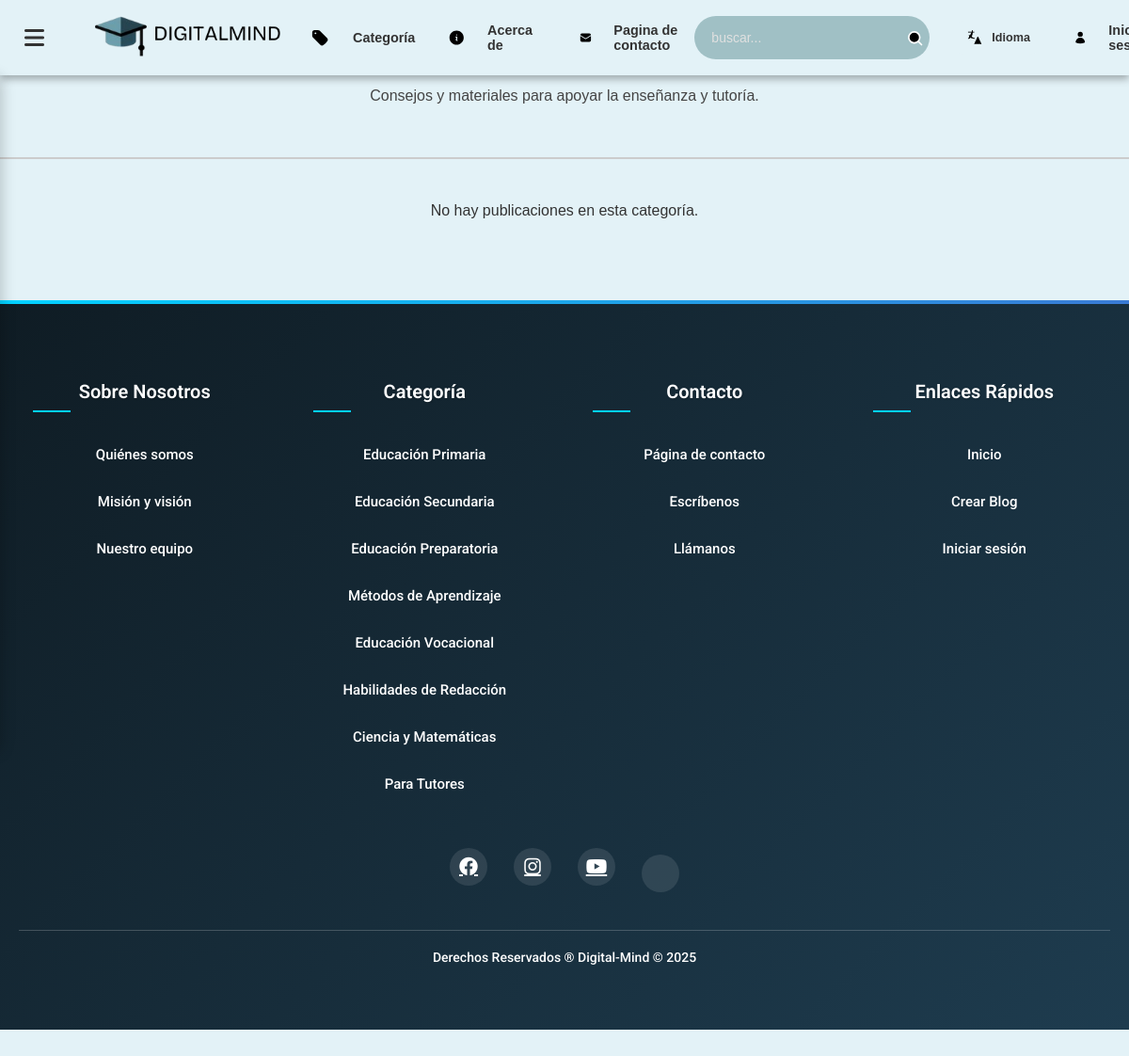
The app's page /PHP/categoria.php?id=12, older data.
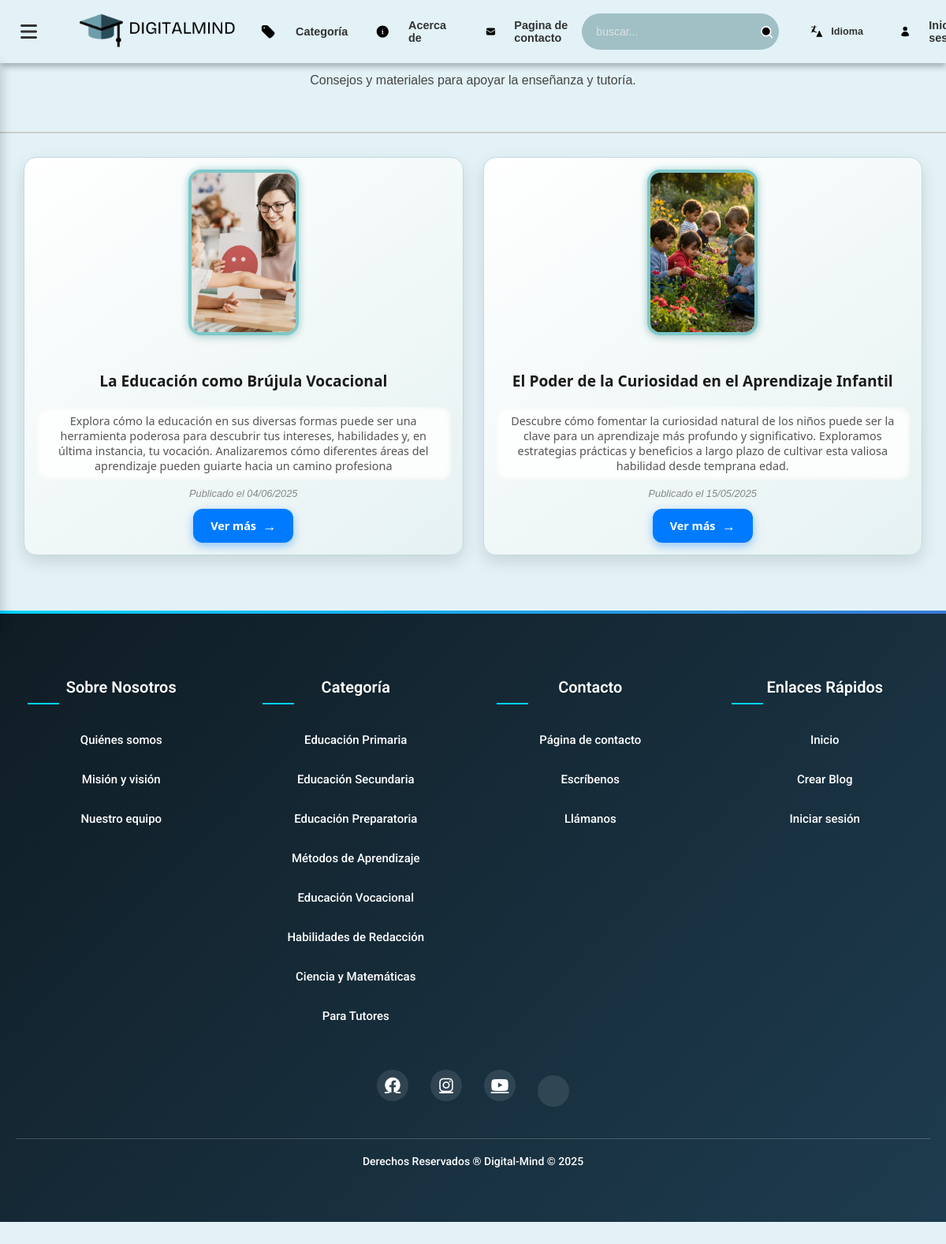
The same page, newer data.
### tables this page shows
CREATE TABLE `categoria` (
  `id` int(11) NOT NULL,
  `nombre` varchar(100) NOT NULL,
  `descripcion_corta` varchar(255) DEFAULT NULL,
  `imagen` varchar(255) DEFAULT NULL
);

CREATE TABLE `publicaciones_2` (
  `id` int(11) NOT NULL,
  `titular` varchar(255) NOT NULL,
  `fecha` date NOT NULL,
  `descripcion_corta` varchar(255) NOT NULL,
  `contenido` text NOT NULL,
  `referencia` varchar(255) NOT NULL,
  `imagen` varchar(255) DEFAULT NULL COMMENT 'Ruta/nombre del archivo de imagen',
  `categoria` varchar(50) NOT NULL,
  `fecha_creacion` timestamp NOT NULL DEFAULT current_timestamp(),
  `total_ratings` int(11) DEFAULT 0,
  `rating_count` int(11) DEFAULT 0,
  `mensaje` varchar(255) NOT NULL,
  `estado` enum('publicado','archivado') DEFAULT 'publicado',
  `categoria_id` int(11) DEFAULT NULL
);

### PHP/categoria.php (the view, shortened to what this page needs)
<?php
include 'blog_db.php';
include 'header.php';
include 'dashboard.php';
$categoria_id = isset($_GET['id']) ? intval($_GET['id']) : 0;
$sql_cat = "SELECT nombre, descripcion_corta, imagen FROM categoria WHERE id = $categoria_id";
$res_cat = $conn->query($sql_cat);
$row_cat = $res_cat->fetch_assoc();
$descripcionCategoria = $row_cat['descripcion_corta'];
$tituloCategoria = $row_cat['nombre'];
$sql = "SELECT * FROM publicaciones_2 WHERE categoria_id = $categoria_id AND estado = 'publicado' ORDER BY fecha DESC";
$resultado = $conn->query($sql);
?>
<!DOCTYPE html>
<html lang="es">
<head>
  <link rel="stylesheet" href="../css/style.css">
</head>
<body>
  <div class="categoria-banner">
    <h1><?php echo $tituloCategoria; ?></h1>
    <?php if (!empty($descripcionCategoria)): ?>
      <p style="color:#444;"><?= htmlspecialchars($descripcionCategoria) ?></p>
    <?php endif; ?>
  </div>
  <div class="categoria-content">
    <?php if ($resultado->num_rows > 0): ?>
        <?php while ($fila = $resultado->fetch_assoc()): ?>
          <div class="blog-card">
            <?php if (!empty($fila['imagen'])): ?>
              <img src="IMG/<?php echo htmlspecialchars($fila['imagen']); ?>" alt="Imagen del post">
            <?php endif; ?>
            <h2><?php echo htmlspecialchars($fila['titular']); ?></h2>
            <p><?php echo htmlspecialchars($fila['descripcion_corta']); ?></p>
            <div class="fecha">Publicado el <?php echo date('d/m/Y', strtotime($fila['fecha'])); ?></div>
            <a class="ver-mas" href="post_completo.php?id=<?php echo $fila['id']; ?>">Ver más</a>
          </div>
        <?php endwhile; ?>
    <?php else: ?>
        <p style="text-align:center;">No hay publicaciones en esta categoría.</p>
    <?php endif; ?>
  </div>
</body>
</html>
<?php
include 'footer.php';
?>

### PHP/header.php (shortened to what this page needs)
<!DOCTYPE html>
<html lang="es">
<head>
<!DOCTYPE html>
<html lang="es">
<head>
  <link rel="stylesheet" href="../css/search.css">
  <link rel="stylesheet" href="https://cdnjs.cloudflare.com/ajax/libs/font-awesome/6.4.0/css/all.min.css">
</head>
<body>
  <header class="page-header-footer sliding-header" id="slidingHeader">
    <div class="page-container">
      <div class="header-left">
        <div class="logo">
          <a href="index.php">
            <img src="../images/Logo_Mk2.png" alt="Logo de DIGITALMIND">
          </a>
        </div>
        <div class="header-actions-left">
          <div class="action-container dropdown">
            <a href="categorias.php">Categoría</a>
          </div>
        <div class="action-container">
            <a href="about_us.php">Acerca de</a>
        </div>
      </div>
            <div class="action-container">
            <a href="contact_page.php">Pagina de contacto</a>
        </div>
      </div>
      <div class="action-container search-container">
<link rel="stylesheet" href="../css/barra_busqueda.css">
<form id="search-form" action="buscar.php" method="GET" class="barra-busqueda">
  <input type="text" name="q" placeholder="buscar..." autocomplete="off" required />
  <button type="submit">
    <svg xmlns="http://www.w3.org/2000/svg" fill="none" viewBox="0 0 24 24" stroke="white" width="20" height="20">
      <path stroke-linecap="round" stroke-linejoin="round" stroke-width="2" d="M21 21l-4.35-4.35m0 0a7 7 0 1 0-9.9-9.9 7 7 0 0 0 9.9 9.9z" />
    </svg>
  </button>
</form>
</div>
      </div>
          <div class="traducir">
            <div class="action-container">
              <button id = "toggle-translate">
                  <span>Idioma</span>
              </button>
            </div>
      </div>
<div class="header-right">
  <?php if (isset($_SESSION['usuario']) || isset($_SESSION['admin'])): ?>
    <div class="action-container user-logged">
      <a href="../PHP/perfil.php">
        <img
        src="<?php
          if (isset($_SESSION['usuario_avatar']) && !empty($_SESSION['usuario_avatar'])) {
              echo '/digital-mind/' . htmlspecialchars($_SESSION['usuario_avatar']);
          } else {
              echo '../images/profile_picture.png';
          }
        ?>"
        alt="Foto de perfil" class="profile-pic">
        <span class="username">
          <?php
            if (isset($_SESSION['admin_nombre'])) {
                echo htmlspecialchars($_SESSION['admin_nombre']);
            } elseif (isset($_SESSION['usuario_nombre'])) {
                echo htmlspecialchars($_SESSION['usuario_nombre']);
            } elseif (isset($_SESSION['usuario']['nombre'])) {
                echo htmlspecialchars($_SESSION['usuario']['nombre']);
            } else {
                echo "Usuario";
            }
          ?>
        </span>
      </a>
    </div>
    <?php if (isset($_SESSION['admin'])): ?>
      <div class="action-container">
<a href="crud.php">
  <svg xmlns="http://www.w3.org/2000/svg" width="18" height="18" fill="currentColor" viewBox="0 0 24 24" style="vertical-align: middle; margin-right: 6px;">
    <path d="M3 13h8V3H3v10zm0 8h8v-6H3v6zm10 0h8V11h-8v10zm0-18v6h8V3h-8z"/>
  </svg>
  Panel Admin
</a>
      </div>
    <?php endif; ?>
    <div class="action-container">
      <a href="../PHP/logout.php" class="logout-button">Cerrar sesión</a>
    </div>
  <?php else: ?>
    <div class="action-container">
      <a href="../PHP/register.php">Iniciar sesión</a>
    </div>
  <?php endif; ?>
</div>
</header>

### PHP/dashboard.php (shortened to what this page needs)
<link rel="stylesheet" href="https://cdnjs.cloudflare.com/ajax/libs/font-awesome/6.4.0/css/all.min.css">

### PHP/footer.php (shortened to what this page needs)
<html>
 <footer>
 <div class="footer-content">
    <div class="footer-links">
      <div class="footer-column">
        <h4>Sobre Nosotros</h4>
        <ul>
          <li><a href="about_us.php">Quiénes somos</a></li>
          <li><a href="about_us.php#mision-vision">Misión y visión</a></li>
          <li><a href="about_us.php#equipo">Nuestro equipo</a></li>
        </ul>
      </div>
      <div class="footer-column">
        <h4>Categoría</h4>
        <ul>
          <li><a href="categoria.php?id=5">Educación Primaria</a></li>
          <li><a href="categoria.php?id=6">Educación Secundaria</a></li>
          <li><a href="categoria.php?id=7">Educación Preparatoria</a></li>
          <li><a href="categoria.php?id=8">Métodos de Aprendizaje</a></li>
          <li><a href="categoria.php?id=12">Educación Vocacional</a></li>
          <li><a href="categoria.php?id=10">Habilidades de Redacción</a></li>
          <li><a href="categoria.php?id=11">Ciencia y Matemáticas</a></li>
          <li><a href="categoria.php?id=12">Para Tutores</a></li>
        </ul>
      </div>
      <div class="footer-column">
        <h4>Contacto</h4>
        <ul>
          <li><a href="contact_page.php">Página de contacto</a></li>
          <li><a href="mailto:digitalmindsocial@gmail.com">Escríbenos</a></li>
          <li><a href="tel:+3141278485392">Llámanos</a></li>
        </ul>
      </div>
      <div class="footer-column">
        <h4>Enlaces Rápidos</h4>
        <ul>
          <li><a href="index.php">Inicio</a></li>
          <li><a href="blog_add.php">Crear Blog</a></li>
          <li><a href="login.php">Iniciar sesión</a></li>
        </ul>
      </div>
    </div>
    <div class="social-icons">
      <a href="https://www.facebook.com/share/197WiYUdQW/?mibextid=wwXIfr" target="_blank" rel="noopener"><i class="fab fa-facebook"></i></a>
      <a href="https://www.instagram.com/min_ddigital?igsh=MXNvOHhwZXd1MjRnag==&utm_source=ig_contact_invite" target="_blank" rel="noopener"><i class="fab fa-instagram"></i></a>
      <a href="https://www.youtube.com/@DIgitalMind-k2k9y" target="_blank" rel="noopener"><i class="fab fa-youtube"></i></a>
      <a href="https://x.com/Digital_Mind_so" target="_blank" rel="noopener"><i class="fab fa-x-twitter"></i></a>
    </div>
    <p>Derechos Reservados &reg; Digital-Mind &copy; <?php echo date('Y'); ?></p>
  </div>
</footer>
</html>

### css/search.css (style rules this page uses)
.search-container { margin-right: 20px; }
.sliding-header { background-color: #e3f2f7; display: flex; align-items: center; justify-content: space-between; height: 80px; width: 100%; position: fixed; top: 0; left: 0; z-index: 2500; box-shadow: 0 4px 8px rgba(0, 0, 0, 0.3); transition: top 0.3s ease-in-out; padding: 0 20px; }
.page-container { width: 90%; display: flex; justify-content: space-between; align-items: center; height: 100%; }
.header-left { display: flex; align-items: center; gap: 30px; }
.header-right { display: flex; align-items: center; gap: 30px; }
.logo { display: flex; align-items: center; }
.logo img { max-width: 200px; max-height: 50px; object-fit: contain; }
.header-actions-left { display: flex; align-items: center; gap: 20px; }
.action-container { display: flex; align-items: center; gap: 8px; }
.action-container svg { fill: #000000; width: 20px; height: 20px; }
.action-container a, .action-container span { text-decoration: none; color: #333; font-weight: bold; font-size: 0.9em; }
.action-container a, .action-container button { display: inline-flex; align-items: center; justify-content: center; gap: 6px; padding: 8px 15px; border: none; border-radius: 20px; background-color: transparent; color: #333; font-weight: bold; text-decoration: none; cursor: pointer; transition: background-color 0.3s ease, transform 0.2s ease; }
#toggle-translate { padding: 8px 16px; font-size: 14px; cursor: pointer; border: none; background-color: #e3f2f7; color: white; border-radius: 20px; transition: background-color 0.3s ease, transform 0.2s ease; }
.traducir { margin-right: 30px; }
.dropdown { position: relative; }

### css/barra_busqueda.css (style rules this page uses)
.barra-busqueda { display: flex; align-items: center; background-color: #a0c0c5; border-radius: 25px; padding: 5px 10px; width: 250px; margin: 0 auto; }
.barra-busqueda input[type="text"] { border: none; outline: none; background: transparent; padding: 8px; color: white; font-size: 14px; flex-grow: 1; }
.barra-busqueda input::placeholder { color: #e0e0e0; }
.barra-busqueda button { background: none; border: none; color: white; font-size: 18px; cursor: pointer; }

### css/style.css (style rules this page uses)
html { scroll-behavior: smooth; }
* { box-sizing: border-box; }
body { font-family: 'Arial', sans-serif; margin: 0; padding: 0; background-color: #e3f2f7; color: #333; }
.sliding-header { background-color: #e3f2f7; display: flex; align-items: center; justify-content: space-between; height: 80px; width: 100%; position: fixed; top: 0; left: 0; z-index: 2500; box-shadow: 0 4px 8px rgba(0, 0, 0, 0.3); transition: top 0.3s ease-in-out; padding: 0 20px; }
.logo { display: flex; align-items: center; }
.logo img { max-width: 200px; max-height: 60px; object-fit: contain; }
.action-container { display: flex; align-items: center; gap: 8px; }
.action-container svg { fill: #000000; width: 24px; height: 20px; }
.action-container a, .action-container span { text-decoration: none; color: #333; font-weight: bold; font-size: 0.9em; }
h1, h2, h3, h4, h5, h6, footer, .most-recent { text-align: center; font-size: 2em; margin: 30px 0; color: #333; font-weight: bold; }
.header-left { display: flex; align-items: center; }

Row changes from the older to the newer data that the page shows:
now on this page (row edited): publicaciones_2: imagen (picture), titular "La Educación como Brújula Vocacional", descripcion_corta "Explora cómo la educación en sus diversas formas puede ser una herramienta poderosa para descubrir tus intereses, habilidades y, en última instancia, tu vocación. Analizaremos cómo diferentes áreas del aprendizaje pueden guiarte hacia un camino profesiona", fecha "04/06/2025"
now on this page (row edited): publicaciones_2: imagen (picture), titular "El Poder de la Curiosidad en el Aprendizaje Infantil", descripcion_corta "Descubre cómo fomentar la curiosidad natural de los niños puede ser la clave para un aprendizaje más profundo y significativo. Exploramos estrategias prácticas y beneficios a largo plazo de cultivar esta valiosa habilidad desde temprana edad.", fecha "15/05/2025"
Text that changed along with them:
text no longer shown: "No hay publicaciones en esta categoría."
